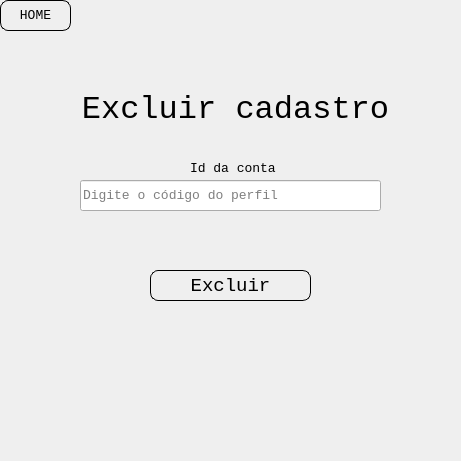
<?xml version="1.0" encoding="UTF-8"?>
<ui version="4.0">
 <class>Dialog</class>
 <widget class="QDialog" name="Dialog">
  <property name="geometry">
   <rect>
    <x>0</x>
    <y>0</y>
    <width>461</width>
    <height>461</height>
   </rect>
  </property>
  <property name="windowTitle">
   <string>Dialog</string>
  </property>
  <widget class="QWidget" name="bgWidget" native="true">
   <property name="geometry">
    <rect>
     <x>0</x>
     <y>0</y>
     <width>461</width>
     <height>461</height>
    </rect>
   </property>
   <property name="font">
    <font>
     <family>Courier New</family>
     <pointsize>14</pointsize>
    </font>
   </property>
   <property name="styleSheet">
    <string notr="true"/>
   </property>
   <widget class="QLabel" name="label">
    <property name="geometry">
     <rect>
      <x>80</x>
      <y>90</y>
      <width>311</width>
      <height>39</height>
     </rect>
    </property>
    <property name="font">
     <font>
      <family>Courier New</family>
      <pointsize>24</pointsize>
      <weight>50</weight>
      <bold>false</bold>
     </font>
    </property>
    <property name="styleSheet">
     <string notr="true">color: rgb(0, 0, 0);
</string>
    </property>
    <property name="text">
     <string>&lt;html&gt;&lt;head/&gt;&lt;body&gt;&lt;p align=&quot;center&quot;&gt;Excluir cadastro&lt;/p&gt;&lt;/body&gt;&lt;/html&gt;</string>
    </property>
   </widget>
   <widget class="QPushButton" name="btnExcluir">
    <property name="geometry">
     <rect>
      <x>150</x>
      <y>270</y>
      <width>161</width>
      <height>31</height>
     </rect>
    </property>
    <property name="font">
     <font>
      <family>Courier New</family>
      <pointsize>14</pointsize>
     </font>
    </property>
    <property name="styleSheet">
     <string notr="true">border-radius: 8px;
border: 1px solid black;</string>
    </property>
    <property name="text">
     <string>Excluir</string>
    </property>
   </widget>
   <widget class="QLabel" name="label_3">
    <property name="geometry">
     <rect>
      <x>190</x>
      <y>160</y>
      <width>91</width>
      <height>16</height>
     </rect>
    </property>
    <property name="font">
     <font>
      <family>Courier New</family>
      <pointsize>10</pointsize>
     </font>
    </property>
    <property name="text">
     <string>Id da conta</string>
    </property>
   </widget>
   <widget class="QLabel" name="lblErro">
    <property name="geometry">
     <rect>
      <x>80</x>
      <y>220</y>
      <width>301</width>
      <height>16</height>
     </rect>
    </property>
    <property name="font">
     <font>
      <family>Courier New</family>
      <pointsize>10</pointsize>
     </font>
    </property>
    <property name="styleSheet">
     <string notr="true">color: rgb(255, 0, 0);</string>
    </property>
    <property name="text">
     <string/>
    </property>
   </widget>
   <widget class="QLineEdit" name="txtId">
    <property name="geometry">
     <rect>
      <x>80</x>
      <y>180</y>
      <width>301</width>
      <height>31</height>
     </rect>
    </property>
    <property name="font">
     <font>
      <family>Courier New</family>
      <pointsize>10</pointsize>
     </font>
    </property>
    <property name="placeholderText">
     <string>Digite o código do perfil</string>
    </property>
   </widget>
   <widget class="QPushButton" name="btnVolta">
    <property name="enabled">
     <bool>true</bool>
    </property>
    <property name="geometry">
     <rect>
      <x>0</x>
      <y>0</y>
      <width>71</width>
      <height>31</height>
     </rect>
    </property>
    <property name="font">
     <font>
      <family>Courier New</family>
      <pointsize>10</pointsize>
     </font>
    </property>
    <property name="styleSheet">
     <string notr="true">border-radius: 8px;
border: 1px solid black;</string>
    </property>
    <property name="text">
     <string>HOME</string>
    </property>
   </widget>
   <zorder>txtId</zorder>
   <zorder>label</zorder>
   <zorder>btnExcluir</zorder>
   <zorder>label_3</zorder>
   <zorder>lblErro</zorder>
   <zorder>btnVolta</zorder>
  </widget>
 </widget>
 <tabstops>
  <tabstop>txtId</tabstop>
  <tabstop>btnExcluir</tabstop>
  <tabstop>btnVolta</tabstop>
 </tabstops>
 <resources/>
 <connections/>
</ui>
